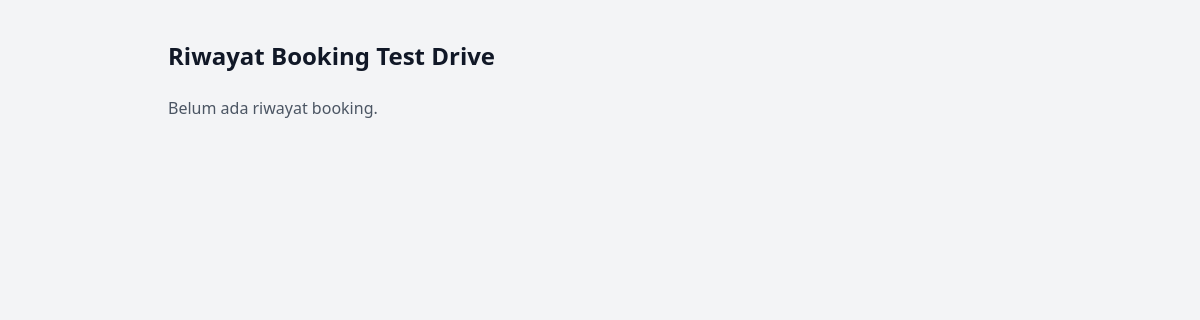
Before: /riwayat-booking.php (signed in) with the older database file.
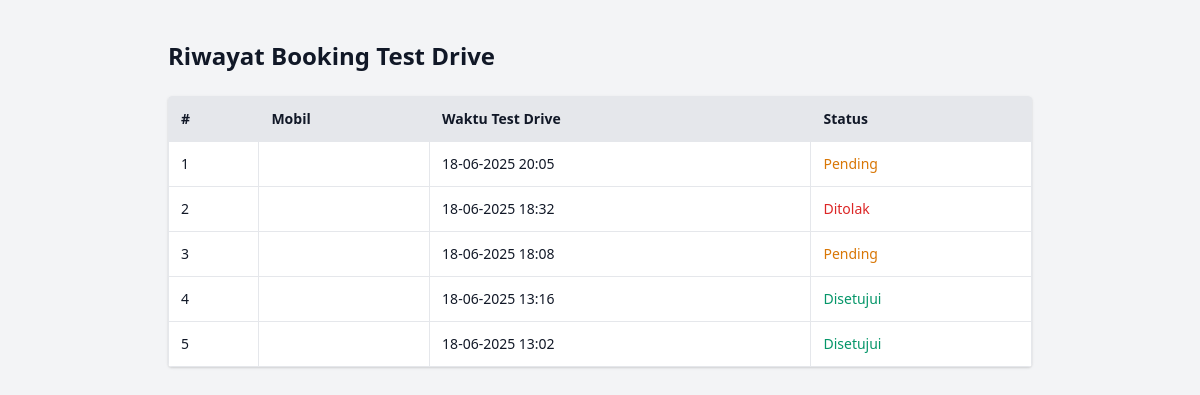
After: the same page with the newer database file.
### tables this page shows
CREATE TABLE `booking_test_drive` (
  `id_booking` int(11) NOT NULL,
  `nama_lengkap` varchar(100) NOT NULL,
  `email` varchar(100) NOT NULL,
  `no_hp` varchar(20) NOT NULL,
  `tanggal_lahir` date NOT NULL,
  `gender` enum('Laki-laki','Perempuan') NOT NULL,
  `alamat` text NOT NULL,
  `kota` varchar(100) NOT NULL,
  `waktu_testdrive` datetime NOT NULL,
  `pertanyaan` text DEFAULT NULL,
  `created_at` timestamp NOT NULL DEFAULT current_timestamp(),
  `status` enum('Pending','Disetujui','Ditolak') DEFAULT 'Pending',
  `dibaca_user` tinyint(1) DEFAULT 0,
  `id_mobil` int(11) NOT NULL
);

### riwayat-booking.php (the view, shortened to what this page needs)
<?php
include 'koneksi.php';
$email_user = $_SESSION['email'];
$sql = "SELECT * FROM booking_test_drive WHERE email = ? ORDER BY created_at DESC";
$stmt = $conn->prepare($sql);
$stmt->bind_param("s", $email_user);
$stmt->execute();
$result = $stmt->get_result();
?>
<!DOCTYPE html>
<html lang="id">
<head>
  <link href="https://cdn.jsdelivr.net/npm/tailwindcss@2.2.19/dist/tailwind.min.css" rel="stylesheet">
</head>
<body class="bg-gray-100 text-gray-900">
  <div class="max-w-4xl mx-auto py-10 px-4">
    <h1 class="text-2xl font-bold mb-6">Riwayat Booking Test Drive</h1>
    <?php if ($result->num_rows > 0): ?>
      <div class="bg-white shadow rounded overflow-x-auto">
        <table class="min-w-full text-sm text-left">
          <thead class="bg-gray-200">
            <tr>
              <th class="p-3 border">#</th>
              <th class="p-3 border">Mobil</th>
              <th class="p-3 border">Waktu Test Drive</th>
              <th class="p-3 border">Status</th>
            </tr>
          </thead>
          <tbody>
            <?php $no = 1; while ($row = $result->fetch_assoc()): ?>
              <tr class="hover:bg-gray-100">
                <td class="p-3 border"><?= $no++ ?></td>
                <td class="p-3 border"><?= htmlspecialchars($row['merk_mobil']) ?></td>
                <td class="p-3 border"><?= htmlspecialchars(date('d-m-Y H:i', strtotime($row['waktu_testdrive']))) ?></td>
                <td class="p-3 border">
                  <?php
                    $status = strtolower($row['status']);
                    if ($status == 'disetujui') {
                      echo '<span class="text-green-600 font-medium">Disetujui</span>';
                    } elseif ($status == 'ditolak') {
                      echo '<span class="text-red-600 font-medium">Ditolak</span>';
                    } else {
                      echo '<span class="text-yellow-600 font-medium">Pending</span>';
                    }
                  ?>
                </td>
              </tr>
            <?php endwhile; ?>
          </tbody>
        </table>
      </div>
    <?php else: ?>
      <p class="text-gray-600">Belum ada riwayat booking.</p>
    <?php endif; ?>
  </div>
</body>
</html>

Changed rows visible on the page:
added booking_test_drive: waktu_testdrive "18-06-2025 20:05", status "Pending"
added booking_test_drive: waktu_testdrive "18-06-2025 18:32", status "Ditolak"
added booking_test_drive: waktu_testdrive "18-06-2025 18:08", status "Pending"
added booking_test_drive: waktu_testdrive "18-06-2025 13:16", status "Disetujui"
added booking_test_drive: waktu_testdrive "18-06-2025 13:02", status "Disetujui"
Other visible differences:
text no longer shown: "Belum ada riwayat booking."
text now shown: "# Mobil Waktu Test Drive Status"
